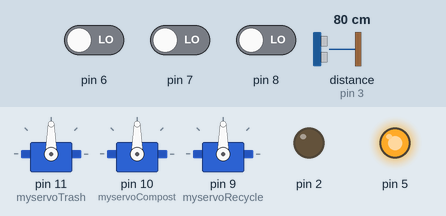
Recording of a sketch running on a simulated Arduino Uno, built with avr-gcc and run on an emulated ATmega328P. Parts: 3 × servo, output pins drawn as LEDs (lit = HIGH). Wiring (inferred from the names in the program): ultrasonic range finder: trigger pin 4; echo pin 3. The inputs (shaded band) are chosen by the test bench; at power-on: distance to the obstacle (sensor on pin 3) 80 cm, pin 6 LOW, pin 7 LOW, pin 8 LOW. The echo pulse lasts 58.3 µs per cm; pins used as bus, display or sensor lines are not drawn.

Above: at 1.5 s.
1.6 s: distance to the obstacle (sensor on pin 3) set to 15 cm
3.1 s: distance to the obstacle (sensor on pin 3) set to 10 cm
At 4.2 s:
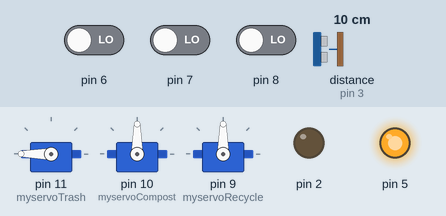
4.6 s: pin 6 driven HIGH
At 8.7 s:
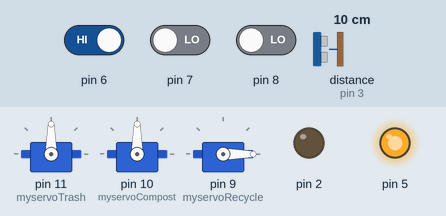
Timing chart, 0 to 13.6 s (numbered marks = the images above; inputs shaded):
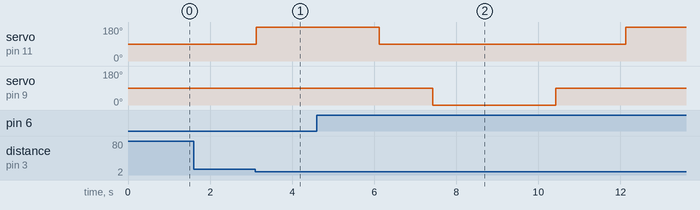

Measured:
- the behaviour switches between 13 and 12 cm on distance to the obstacle (sensor on pin 3) (found by bisection; images 0 and 1)
- after the input at 1.6 s, every drawn part: stays the same
- after the input at 3.1 s, servo on pin 11 (myservoTrash): 90° → 180° at once
- after the input at 4.6 s, servo on pin 9 (myservoRecycle): 90° → 0° after 2.8 s, → 90° 3.0 s later

The sketch:

TrashRobot.ino
```cpp
#include <Servo.h>

Servo myservoTrash;
Servo myservoCompost;
Servo myservoRecycle;
const int trigPin = 4;
const int echoPin = 3;
long duration;
int distance;

void setup() {
  pinMode(5,OUTPUT);
  pinMode(trigPin, OUTPUT);
  pinMode(echoPin, INPUT);
  pinMode(2,OUTPUT);
  myservoTrash.attach(11);
  myservoCompost.attach(10);
  myservoRecycle.attach(9);
  pinMode(8,INPUT);
  pinMode(7,INPUT);
  pinMode(6,INPUT);
  digitalWrite(5,HIGH);
  digitalWrite(2,LOW);
}

void loop() {
  /*
  myservoTrash.write(90);
  myservoCompost.write(90);
  myservoRecycle.write(90);
  delay(3000);
  myservoTrash.write(180);
  myservoCompost.write(0);
  myservoRecycle.write(0);
  delay(3000);
  */
  delay(200);
  myservoTrash.write(90);
  myservoCompost.write(90);
  myservoRecycle.write(90);
  delay(100);


  digitalWrite(trigPin, LOW);
  delayMicroseconds(2);

  digitalWrite(trigPin, HIGH);
  delayMicroseconds(10);
  digitalWrite(trigPin, LOW);

  duration = pulseIn(echoPin, HIGH);

  distance= duration*0.034/2;

  if(distance<12){
     myservoTrash.write(180);
    delay(3000);
    myservoTrash.write(90);
    myservoCompost.write(90);
    myservoRecycle.write(90);
    delay(1300);
  }
  if(digitalRead(8)){
    myservoTrash.write(180);
    delay(3000);
    myservoTrash.write(90);
    myservoCompost.write(90);
    myservoRecycle.write(90);
    delay(1300);
  }

  if(digitalRead(7)){
    myservoCompost.write(0);
    delay(3000);
    myservoTrash.write(90);
    myservoCompost.write(90);
    myservoRecycle.write(90);
    delay(1300);
  }

  if(digitalRead(6)){
    myservoRecycle.write(0);
    delay(3000);
    myservoTrash.write(90);
    myservoCompost.write(90);
    myservoRecycle.write(90);
    delay(1300);
  }

  delay(100);


}
```
